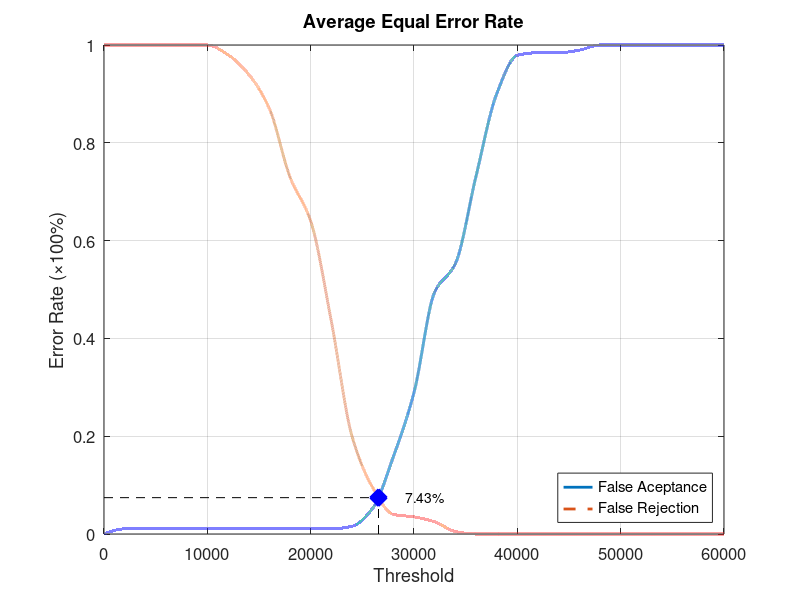
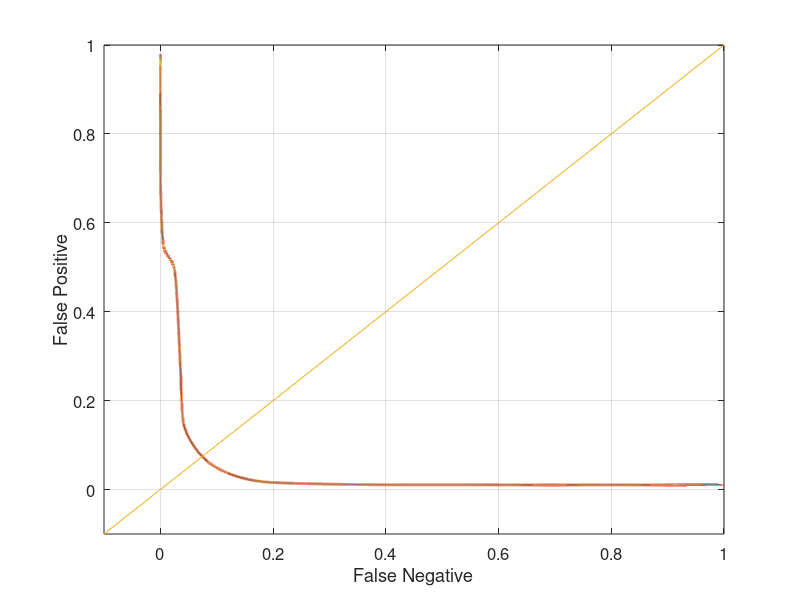

Reproduce these figures in MATLAB, in order.
function yEER = Database1_4
close all;
clear;
clc;
x = 0:2000:60000;
xq = 0:0.5:60000;

y0 = [0 0.0105263 0.0105263 0.0105263 0.0105263 0.0105263 0.0105263 0.0105263 0.0105263 0.0105263 0.0105263 0.0105263 0.0157895 0.0526316 0.157895 0.289474 0.494737 0.552632 0.731579 0.9 0.978947 0.984211 0.984211 0.989474 1 1 1 1 1 1 1];
yy0 = interp1(x, y0, xq, 'pchip');
y1 = [1 1 1 1 1 1 0.98 0.94 0.87 0.73 0.64 0.435 0.2 0.095 0.04 0.035 0.025 0.005 0 0 0 0 0 0 0 0 0 0 0 0 0];
yy1 = interp1(x, y1, xq, 'pchip');

% Calculating EER: 
y2 = abs(y0 - y1);
find(y2 == min(y2))
yy2 = abs(yy0 - yy1);
xEER = find(yy2 == min(yy2));
xEERIndex = xq(xEER) % X-axis EER
yEER = yy0(xEER) % Y-axis EER

main = figure
plot(xq, yy0,'-','LineWidth', 2);	hold on
plot(xq, yy1,'--','LineWidth', 2);	hold on
plot([xEERIndex xEERIndex], [0 yEER], 'k--');	hold on
plot([0 xEERIndex], [yEER yEER], 'k--');	hold on
plot(xEERIndex, yEER, 'bx', 'LineWidth', 10);	hold on
text(xEERIndex + 10 * xEERIndex / 100, yEER, [num2str(round((10000 * yEER)) / 100) '%'])
legend('False Aceptance', 'False Rejection', 'Location', 'SouthEast')
xlabel('Threshold')
ylabel('Error Rate (\times100%)')
title('Average Equal Error Rate')
set(gca, 'FontSize', 12)
axis([0 60000 0 1])
grid on

print(main, 'Database1_4Main', '-dpng');
FNRxFPR = figure('Color', [1 1 1]);
plot(yy1, yy0, '-', yy1, yy0, 'LineWidth', 2);
hold on
y = -0.1:0.1:1
plot(y, y); 
set(gca, 'FontSize', 12)
xlabel('False Negative')
ylabel('False Positive')
axis([-0.1 1 -0.1 1])
set(gca, 'FontSize', 12)
grid on

print(FNRxFPR, 'Database1_4FNRxFPR','-dpng');
end
